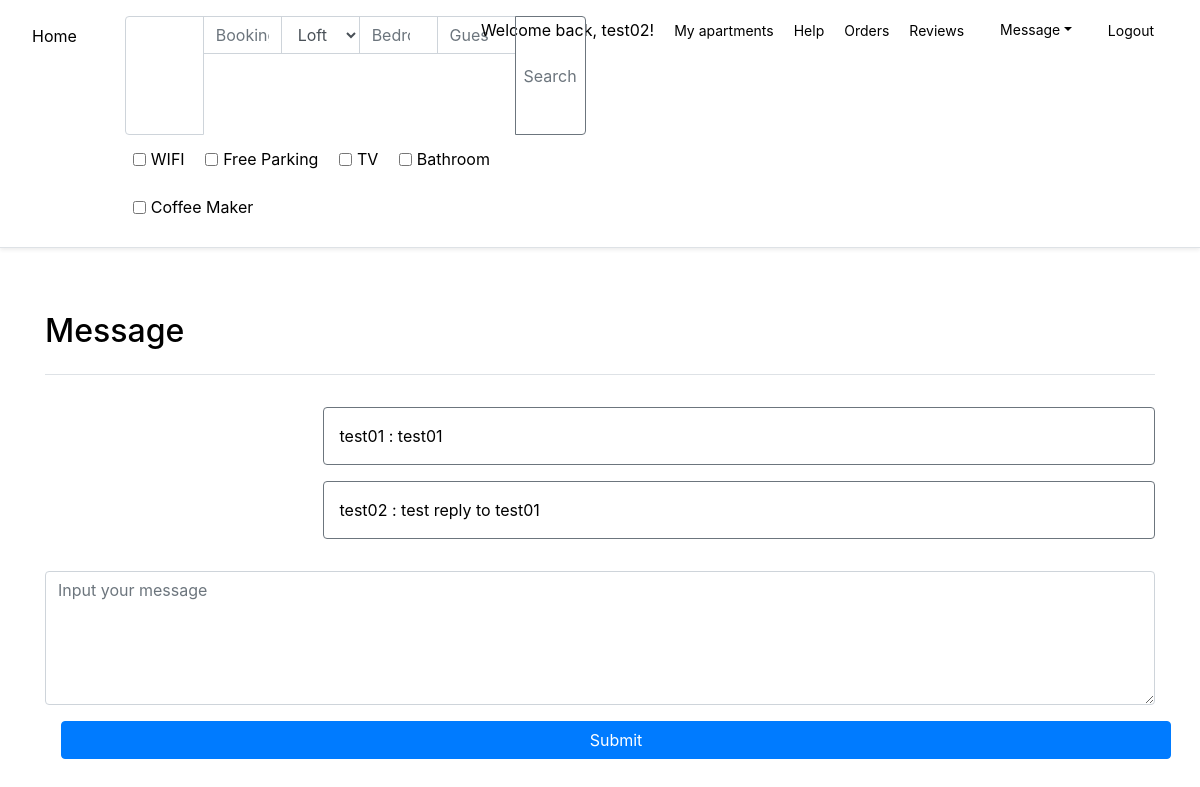
The page /message/1 (signed in) on the database its author committed.
### model.py (models this page shows, shortened)
class User(db.Model, UserMixin):
    __tablename__ = 'user'
    id= Column(Integer, autoincrement= True, primary_key= True)
    username = Column(String(126))
    password_hash= Column(String(126))
    email = Column(String(126))
    phone = Column(String(126))
    @property
    def is_owner(self):
        return bool(self.apartments)
    @property
    def messages(self):
        return [m for m in self.message_sended + self.message_received if not m.parent_id]

class Message(db.Model):
    __tablename__ = 'message'
    id = Column(Integer, autoincrement=True, primary_key= True)
    created_at = Column(DateTime, default= func.current_timestamp())
    content = Column(Text)
    from_id = Column(Integer, ForeignKey('user.id'))
    to_id = Column(Integer, ForeignKey('user.id'))
    parent_id = Column(Integer, ForeignKey('message.id'))
    from_user = relationship('User', backref='message_sended', foreign_keys= [from_id])
    to_user = relationship('User', backref='message_received', foreign_keys= [to_id])
    parent = relationship('Message', remote_side=[id],  backref='children')

### routes.py (the view)
@app.route('/message/<int:id>', methods=['POST', 'GET'])
@login_required
def message(id):
    message = Message.query.get(id)
    to_id = message.from_id if message.from_id != current_user.id else message.to_id
    return render_template('message.html', message= message, to_id= to_id)

### model.py (called while the page is built)
@loginmanager.user_loader
def user_loader(id):
    return User.query.get(id)

### templates/message.html (shortened to what this page needs)
{% extends 'base.html' %}
{% block stylesheets %}
    {{super()}}
    <link href="{{url_for('static', filename='css/search.css') }}" rel="stylesheet"/>
{% endblock stylesheets %}
{% block body %}
<div class="d-flex flex-column flex-md-row p-3 px-md-4 mb-3 bg-white border-bottom shadow-sm">
    {% include 'components/searchbar.html' %}
    {% include 'components/nav.html' %}
</div>
<div class="container pt-2">
    <div class="border-bottom my-4 py-3">
        <h2>Message</h2>
    </div>
    {% if message %}
        <div class="mb-3">
            <div class="pull-right w-75 p-3 my-2 rounded border border-secondary">
                <span>{{ message.from_user.username }}</span> : {{ message.content }}
            </div>
            {% for m in message.children %}
                <div class=" {%  if m.from_id == current_user.id %}pull-right border-secondary{% else %}pull-left border-info{% endif %} w-75 p-3 my-2 rounded border">
                    <span>{{ m.from_user.username }}</span> : {{ m.content }}
                </div>
            {% endfor %}
        </div>
    {% endif %}
    <div class="clearfix"></div>
    <div class="form-group mt-4">
        <form action="{{url_for('add_message')}}" method="post">
            <textarea class="form-control my-3" rows=5 placeholder="Input your message" name="content" id="content" required></textarea>
            <button class="btn btn-block btn-primary m-3">Submit</button>
        </form>
    </div>
</div>
{% endblock body %}

### templates/components/nav.html (shortened to what this page needs)
<nav >
    <ul class="my-2 navbar ">
        {% if current_user.is_authenticated %}<li class="nar-item">Welcome back, {{current_user.username}}!</li>{% endif %}
        {% if current_user.is_authenticated and current_user.is_owner%}
            <li class="nar-item"><a href="{{url_for('apartments')}}">My apartments</a></li>
        {% else %}
            <li class="nar-item"><a href="{{url_for('add_apartment')}}">Host a Home</a></li>
        {% endif %}
        <li class="nar-item"><a href="{{ url_for('help') }}">Help</a></li>
        {% if current_user.is_authenticated %}
            <li class="nar-item"><a href="{{ url_for('orders') }}">Orders</a></li>
            <li class="nav-bar"><a href="{{ url_for('reviews') }}">Reviews</a></li>
            <li class="nav-bar dropdown">
                <a class="nav-link dropdown-toggle" href="#" id="message" data-toggle="dropdown" aria-haspopup="true" aria-expanded="false" data-offset="-300, 20">Message</a>
            </li>
            <li class="nav-bar"><a href="{{ url_for('logout')}}">Logout</a> </li>
        {% else %}
            <li class="nav-bar"><a href="{{ url_for('login') }}">Login</a></li>
            <li class="nav-bar"><a href="{{ url_for('signup') }}">Signup</a></li>
        {% endif %}
    </ul>
</nav>

### static/css/main.css (style rules this page uses)
body { min-width: 95vw; min-height: 75vh; }
* { text-decoration: none; color: black; }
a,a:hover { color: black; }
nav ul { position: absolute!important; top: -15px; right: 20px; }
nav ul li { display: inline; padding: 10px 10px; }
li a { font-size: 14px; color: black; }

### rows shown on the page
User: username "test02"
User: from_user.username "test01"
Message: content "test01"
Message: from_user.username "test02", content "test reply to test01"
